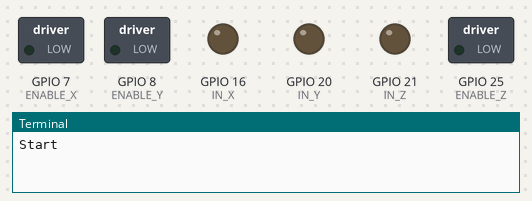
The program below on a simulated Raspberry Pi (BCM pin numbers). Shown: switched loads named in the program (green lamp = pin HIGH), output pins drawn as LEDs (lit = HIGH), the last lines printed to the terminal. At 21.4 s the program stops and its outputs stay as they are.

Above: at 0.1 s.
At 1.15 s:
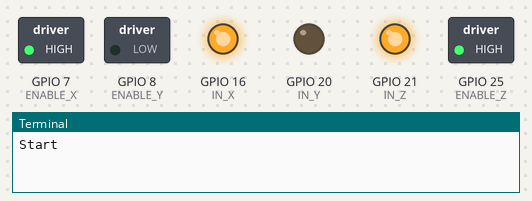
At 1.75 s:
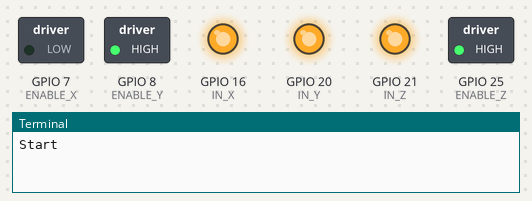
At 3.25 s:
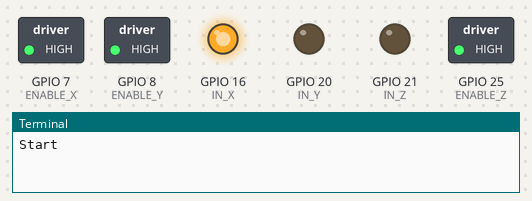
At 11.35 s:
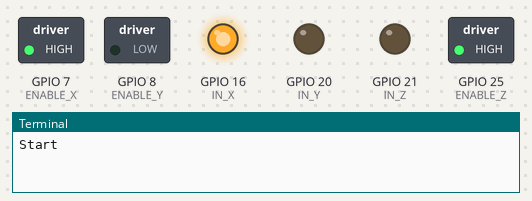
At 21.5 s:
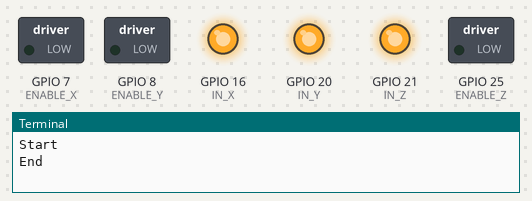
Timing chart, 0 to 22.9 s (numbered marks = the images above):
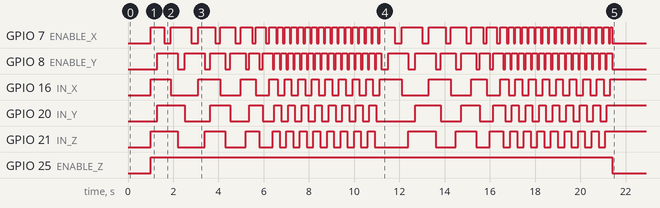

The program:

mag_control_rotate.py
```python
# (licence header left out)
import sys
import atexit
import time, threading
import RPi.GPIO as GPIO
GPIO.setwarnings(False)

ENABLE_X = 7
ENABLE_Y = 8
ENABLE_Z = 25
IN_X = 16
IN_Y = 20
IN_Z = 21

# Pin Setup:
GPIO.setmode(GPIO.BCM)   # Broadcom pin-numbering scheme. This uses the pin numbers that match the pin numbers on the Pi Traffic light.
GPIO.setup(ENABLE_X, GPIO.OUT)   # Red LED pin set as output
GPIO.setup(ENABLE_Y, GPIO.OUT)# Yellow LED pin set as output
GPIO.setup(ENABLE_Z, GPIO.OUT) # Green LED pin set as output
GPIO.setup(IN_X, GPIO.OUT)   # Red LED pin set as output
GPIO.setup(IN_Y, GPIO.OUT)# Yellow LED pin set as output
GPIO.setup(IN_Z, GPIO.OUT) # Green LED pin set as output


# recommended for auto-disabling motors on shutdown!
def turnOffMagnets():
    GPIO.output(ENABLE_X, False)
    GPIO.output(ENABLE_Y, False)
    GPIO.output(ENABLE_Z, False)

atexit.register(turnOffMagnets)

# call function after a delay
def call_method_after_delay(method=None, params=[], seconds=0.0):
    return threading.Timer(seconds, method, params).start()

def cancel_delayed_call(inTimer):
    inTimer.cancel()


def dirEast():
    GPIO.output(ENABLE_X, True)
    GPIO.output(ENABLE_Y, False)
    GPIO.output(IN_X, True)

def dirNorthEast():
    GPIO.output(ENABLE_X, True)
    GPIO.output(ENABLE_Y, True)
    GPIO.output(IN_X, True)
    GPIO.output(IN_Y, True)

def dirNorth():
    GPIO.output(ENABLE_X, False)
    GPIO.output(ENABLE_Y, True)
    GPIO.output(IN_Y, True)

def dirNorthWest():
    GPIO.output(ENABLE_X, True)
    GPIO.output(ENABLE_Y, True)
    GPIO.output(IN_X, False)
    GPIO.output(IN_Y, True)

def dirWest():
    GPIO.output(ENABLE_X, True)
    GPIO.output(ENABLE_Y, False)
    GPIO.output(IN_X, False)

def dirSouthWest():
    GPIO.output(ENABLE_X, True)
    GPIO.output(ENABLE_Y, True)
    GPIO.output(IN_X, False)
    GPIO.output(IN_Y, False)

def dirSouth():
    GPIO.output(ENABLE_X, False)
    GPIO.output(ENABLE_Y, True)
    GPIO.output(IN_Y, False)

def dirSouthEast():
    GPIO.output(ENABLE_X, True)
    GPIO.output(ENABLE_Y, True)
    GPIO.output(IN_X, True)
    GPIO.output(IN_Y, False)

def dirUp():
    GPIO.output(ENABLE_Z, True)
    GPIO.output(IN_Z, True)

def dirDown():
    GPIO.output(ENABLE_Z, True)
    GPIO.output(IN_Z, False)

def rotateCCW(delay = 0.5):
    dirUp()
    dirEast()
    time.sleep(delay)
    dirNorthEast()
    time.sleep(delay)

    dirNorth()
    time.sleep(delay)
    dirNorthWest()
    time.sleep(delay)

    dirDown()
    dirWest()
    time.sleep(delay)
    dirSouthWest()
    time.sleep(delay)

    dirSouth()
    time.sleep(delay)
    dirSouthEast()
    time.sleep(delay)
    dirEast()

def rotateCW(delay = 0.5):
    dirDown()
    dirEast()
    time.sleep(delay)
    dirSouthEast()
    time.sleep(delay)

    dirSouth()
    time.sleep(delay)
    dirSouthWest()
    time.sleep(delay)

    dirUp()
    dirWest()
    time.sleep(delay)
    dirNorthWest()
    time.sleep(delay)

    dirNorth()
    time.sleep(delay)
    dirNorthEast()
    time.sleep(delay)
    dirEast()

print("Start")
time.sleep(1.0)
delay = 0.3
for x in range(1,12):
    rotateCCW(delay)
    if delay > 0.1:
        delay = delay -0.075
    elif delay > 0.2:
        delay = delay -0.01

delay = 0.3
for x in range(1,12):
    rotateCW(delay)
    if delay > 0.1:
        delay = delay -0.075
    elif delay > 0.2:
        delay = delay -0.01
print("End")

GPIO.output(ENABLE_X, False)
GPIO.output(ENABLE_Y, False)
GPIO.output(ENABLE_Z, False)
```

Measured:
- by itself, GPIO 7 (ENABLE_X): LOW → HIGH at 1.0 s, → LOW 0.60 s later, → HIGH 0.30 s later, → LOW 0.90 s later, … (90 changes in this stretch)
- by itself, GPIO 8 (ENABLE_Y): LOW → HIGH at 1.3 s, → LOW 0.90 s later, → HIGH 0.30 s later, → LOW 0.90 s later, … (88 changes in this stretch)
- by itself, GPIO 16 (IN_X): LOW → HIGH at 1.0 s, → LOW 0.90 s later, → HIGH 1.2 s later, → LOW 0.98 s later, … (45 changes in this stretch)
- by itself, GPIO 20 (IN_Y): LOW → HIGH at 1.3 s, → LOW 1.2 s later, → HIGH 1.1 s later, → LOW 0.90 s later, … (43 changes in this stretch)
- by itself, GPIO 21 (IN_Z): LOW → HIGH at 1.0 s, → LOW 1.2 s later, → HIGH 1.2 s later, → LOW 0.90 s later, … (43 changes in this stretch)
- by itself, GPIO 25 (ENABLE_Z): LOW → HIGH at 1.0 s, → LOW 20.4 s later
